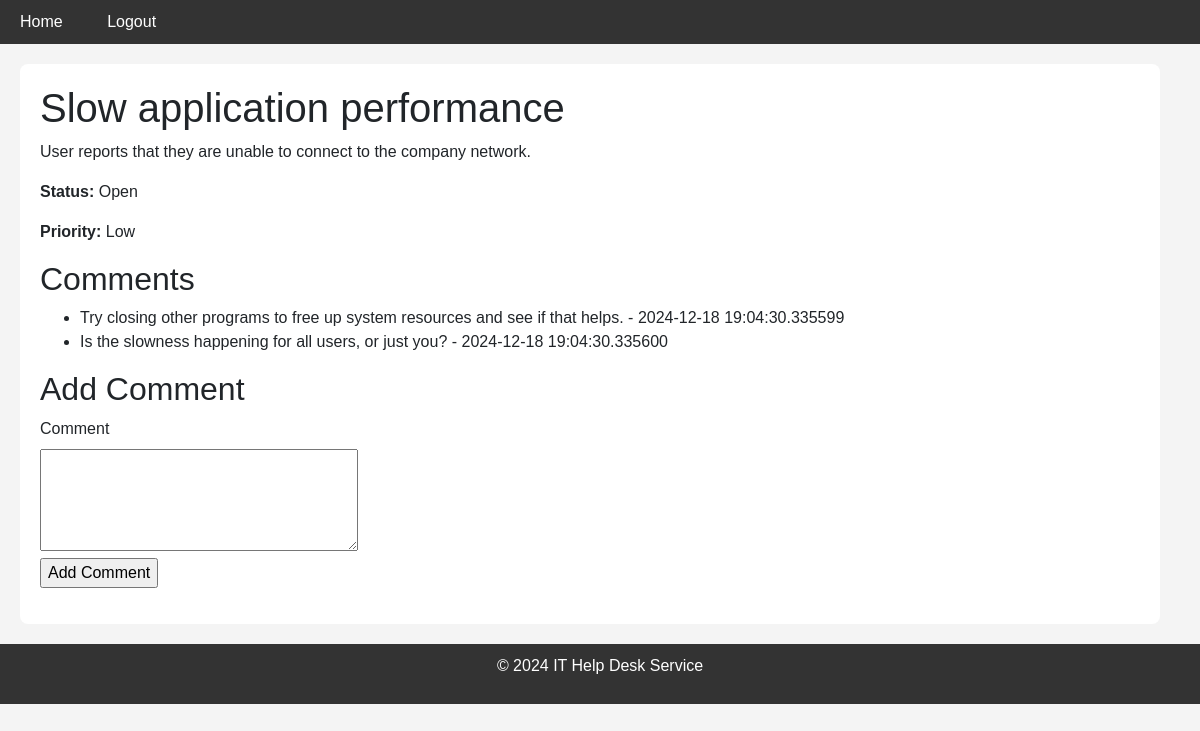
Screenshot of /ticket/7 (signed in) with the database file from the repository.
### app/models.py (models this page shows, shortened)
class Ticket(db.Model):
    id = db.Column(db.Integer, primary_key=True)
    title = db.Column(db.String(100), nullable=False)
    description = db.Column(db.Text, nullable=False)
    status = db.Column(db.String(20), nullable=False)  # e.g., 'Open', 'In Progress', 'Resolved'
    priority = db.Column(db.String(20), nullable=False)  # e.g., 'Low', 'Medium', 'High'
    created_date = db.Column(db.DateTime, default=db.func.current_timestamp())
    resolved_date = db.Column(db.DateTime, nullable=True)
    user_id = db.Column(db.Integer, db.ForeignKey('user.id'), nullable=False)
    user = db.relationship('User')

class Comment(db.Model):
    id = db.Column(db.Integer, primary_key=True)
    content = db.Column(db.Text)
    timestamp = db.Column(db.DateTime, index=True, default=datetime.utcnow)
    ticket_id = db.Column(db.Integer, db.ForeignKey('ticket.id'))
    user_id = db.Column(db.Integer, db.ForeignKey('user.id'))

### app/routes.py (the view)
@bp.route('/ticket/<int:id>', methods=['GET', 'POST'])
@login_required
def ticket(id):
    ticket = Ticket.query.get_or_404(id)
    comments = Comment.query.filter_by(ticket_id=id).all()
    form = CommentForm()
    if form.validate_on_submit():
        comment = Comment(content=form.content.data, ticket_id=id, user_id=current_user.id)
        db.session.add(comment)
        db.session.commit()
        flash('Your comment has been added.')
        return redirect(url_for('routes.ticket', id=id))  # Correctly prefixed
    return render_template('ticket.html', title=ticket.title, ticket=ticket, comments=comments, form=form)

### app/forms.py
class CommentForm(FlaskForm):
    content = TextAreaField('Comment', validators=[DataRequired()])
    submit = SubmitField('Add Comment')

### app/__init__.py (called while the page is built)
@login.user_loader
def load_user(user_id):
    from app.models import User
    return User.query.get(int(user_id))

### app/templates/ticket.html (shortened to what this page needs)
{% extends "base.html" %}
{% block content %}
  <h1>{{ ticket.title }}</h1>
  <p>{{ ticket.description }}</p>
  <p><strong>Status:</strong> {{ ticket.status }}</p>
  <p><strong>Priority:</strong> {{ ticket.priority }}</p>
  <h2>Comments</h2>
  <ul>
    {% for comment in comments %}
      <li>{{ comment.content }} - {{ comment.timestamp }}</li>
    {% endfor %}
  </ul>
  <h2>Add Comment</h2>
  <form method="post" action="{{ url_for('routes.ticket', id=ticket.id) }}">
    <p>
      {{ form.content.label }}<br>
      {{ form.content(cols=32, rows=4) }}<br>
      {{ form.submit() }}
    </p>
  </form>
{% endblock %}

### app/static/styles.css (style rules this page uses)
body { font-family: Arial, sans-serif; background-color: #f4f4f4; margin: 0; padding: 0; }

### rows the page displays
Ticket: title "Slow application performance", description "User reports that they are unable to connect to the company network.", status "Open", priority "Low"
Comment: content "Try closing other programs to free up system resources and see if that helps.", timestamp "2024-12-18 19:04:30.335599"
Comment: content "Is the slowness happening for all users, or just you?", timestamp "2024-12-18 19:04:30.335600"
